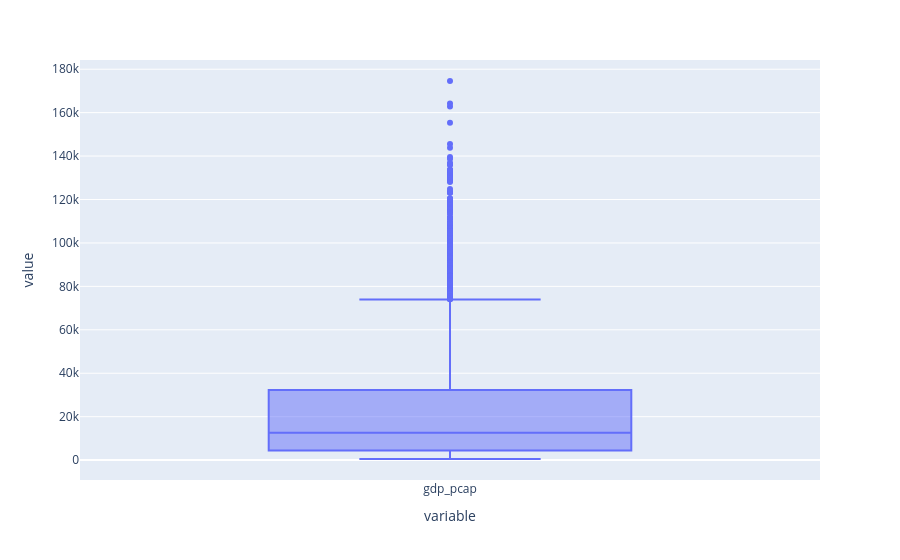

Here is the notebook cell this chart was saved with:
### Code cell
fig = px.box(df_gc, y=['gdp_pcap'])
fig.show()

### Figure 1 — Plotly figure (JSON) as saved in the notebook; plotly's stock layout.template omitted (floating-point values rounded to 4 significant figures; data arrays with more than 128 entries replaced by an {"elided": "..."} marker saying what was removed)
{"data": [{"alignmentgroup": "True", "hovertemplate": "variable=%{x}<br>value=%{y}<extra></extra>", "legendgroup": "", "marker": {"color": "#636efa"}, "name": "", "notched": false, "offsetgroup": "", "orientation": "v", "showlegend": false, "type": "box", "x": {"elided": "6785 str values"}, "x0": " ", "xaxis": "x", "y": {"elided": "6785 float values"}, "y0": " ", "yaxis": "y"}], "layout": {"boxmode": "group", "legend": {"tracegroupgap": 0}, "margin": {"t": 60}, "xaxis": {"anchor": "y", "domain": [0, 1], "title": {"text": "variable"}}, "yaxis": {"anchor": "x", "domain": [0, 1], "title": {"text": "value"}}}}
